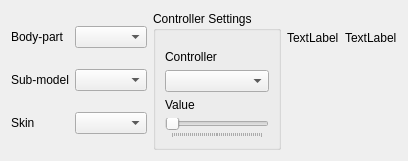
      <widget class="QWidget" name="tab2">
       <attribute name="title">
        <string>Body Parts</string>
       </attribute>
       <layout class="QHBoxLayout" name="horizontalLayout1">
        <item>
         <layout class="QGridLayout" name="gridLayout_8">
          <item row="0" column="0">
           <widget class="QLabel" name="label_17">
            <property name="text">
             <string>Body-part</string>
            </property>
           </widget>
          </item>
          <item row="1" column="0">
           <widget class="QLabel" name="label_19">
            <property name="text">
             <string>Sub-model</string>
            </property>
           </widget>
          </item>
          <item row="2" column="0">
           <widget class="QLabel" name="label_20">
            <property name="text">
             <string>Skin</string>
            </property>
           </widget>
          </item>
          <item row="0" column="1">
           <widget class="QComboBox" name="cBodypart"/>
          </item>
          <item row="1" column="1">
           <widget class="QComboBox" name="cSubmodel"/>
          </item>
          <item row="2" column="1">
           <widget class="QComboBox" name="cSkin"/>
          </item>
         </layout>
        </item>
        <item>
         <widget class="QGroupBox" name="groupBox_5">
          <property name="title">
           <string>Controller Settings</string>
          </property>
          <layout class="QGridLayout" name="gridLayout_12">
           <item row="1" column="0">
            <widget class="QLabel" name="label_22">
             <property name="text">
              <string>Controller</string>
             </property>
            </widget>
           </item>
           <item row="4" column="0">
            <widget class="QSlider" name="slController">
             <property name="sizePolicy">
              <sizepolicy hsizetype="Preferred" vsizetype="Fixed">
               <horstretch>0</horstretch>
               <verstretch>0</verstretch>
              </sizepolicy>
             </property>
             <property name="maximum">
              <number>45</number>
             </property>
             <property name="orientation">
              <enum>Qt::Horizontal</enum>
             </property>
             <property name="tickPosition">
              <enum>QSlider::TicksBelow</enum>
             </property>
             <property name="tickInterval">
              <number>1</number>
             </property>
            </widget>
           </item>
           <item row="2" column="0">
            <widget class="QComboBox" name="cController"/>
           </item>
           <item row="5" column="0">
            <spacer name="verticalSpacer_11">
             <property name="orientation">
              <enum>Qt::Vertical</enum>
             </property>
             <property name="sizeHint" stdset="0">
              <size>
               <width>20</width>
               <height>0</height>
              </size>
             </property>
            </spacer>
           </item>
           <item row="3" column="0">
            <widget class="QLabel" name="label_23">
             <property name="text">
              <string>Value</string>
             </property>
            </widget>
           </item>
           <item row="0" column="0">
            <spacer name="verticalSpacer_17">
             <property name="orientation">
              <enum>Qt::Vertical</enum>
             </property>
             <property name="sizeType">
              <enum>QSizePolicy::Minimum</enum>
             </property>
             <property name="sizeHint" stdset="0">
              <size>
               <width>20</width>
               <height>10</height>
              </size>
             </property>
            </spacer>
           </item>
          </layout>
         </widget>
        </item>
        <item>
         <layout class="QGridLayout" name="gridLayout_4">
          <item row="1" column="1">
           <widget class="QLabel" name="lModelInfo1">
            <property name="sizePolicy">
             <sizepolicy hsizetype="Preferred" vsizetype="Preferred">
              <horstretch>0</horstretch>
              <verstretch>0</verstretch>
             </sizepolicy>
            </property>
            <property name="text">
             <string>TextLabel</string>
            </property>
           </widget>
          </item>
          <item row="0" column="0" colspan="2">
           <spacer name="verticalSpacer_12">
            <property name="orientation">
             <enum>Qt::Vertical</enum>
            </property>
            <property name="sizeType">
             <enum>QSizePolicy::Maximum</enum>
            </property>
            <property name="sizeHint" stdset="0">
             <size>
              <width>20</width>
              <height>20</height>
             </size>
            </property>
           </spacer>
          </item>
          <item row="2" column="0" colspan="2">
           <spacer name="verticalSpacer_10">
            <property name="orientation">
             <enum>Qt::Vertical</enum>
            </property>
            <property name="sizeHint" stdset="0">
             <size>
              <width>20</width>
              <height>0</height>
             </size>
            </property>
           </spacer>
          </item>
          <item row="1" column="0">
           <widget class="QLabel" name="lModelInfo2">
            <property name="sizePolicy">
             <sizepolicy hsizetype="Preferred" vsizetype="Preferred">
              <horstretch>0</horstretch>
              <verstretch>0</verstretch>
             </sizepolicy>
            </property>
            <property name="text">
             <string>TextLabel</string>
            </property>
           </widget>
          </item>
         </layout>
        </item>
        <item>
         <spacer name="horizontalSpacer_3">
          <property name="orientation">
           <enum>Qt::Horizontal</enum>
          </property>
          <property name="sizeType">
           <enum>QSizePolicy::Expanding</enum>
          </property>
          <property name="sizeHint" stdset="0">
           <size>
            <width>0</width>
            <height>20</height>
           </size>
          </property>
         </spacer>
        </item>
       </layout>
      </widget>
